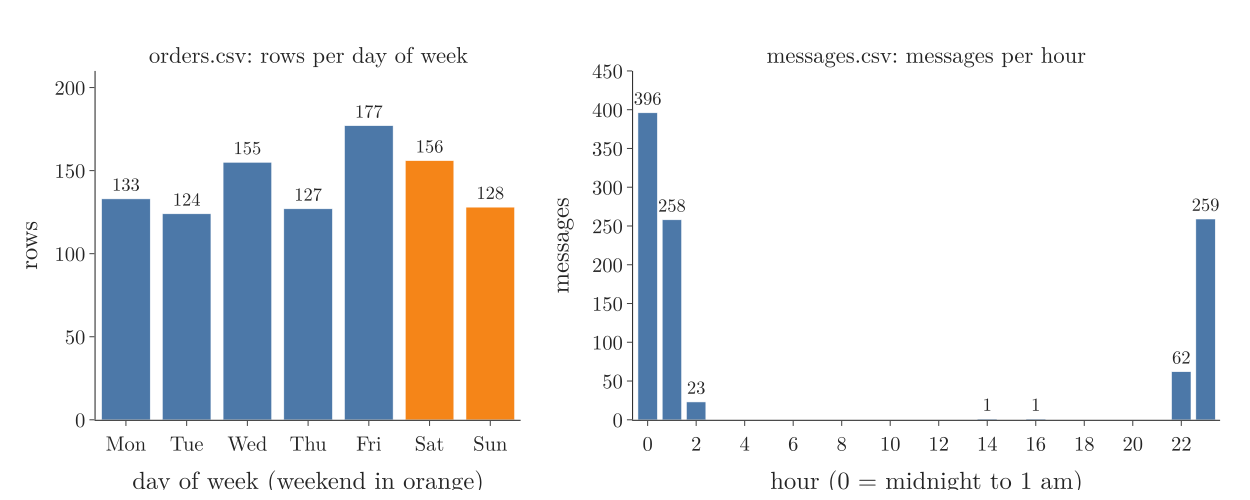

Recreate this plot in Python.
"""Plotly chart for Note ML-033: orders rows per weekday, and messages per hour of the day."""
from pathlib import Path
import pandas as pd
import plotly.graph_objects as go
from plotly.subplots import make_subplots

here = Path(__file__).parent
BLUE, ORANGE = "#4C78A8", "#F58518"
orders = pd.read_csv(here.parent / "data" / "orders.csv", parse_dates=["date"])
messages = pd.read_csv(here.parent / "data" / "messages.csv", parse_dates=["date"])

days = ["Monday", "Tuesday", "Wednesday", "Thursday", "Friday", "Saturday", "Sunday"]
dow = orders["date"].dt.day_name().value_counts().reindex(days)
hour = messages["date"].dt.hour.value_counts().reindex(range(24), fill_value=0)

fig = make_subplots(1, 2, horizontal_spacing=0.1, column_widths=[0.42, 0.58],
                    subplot_titles=["orders.csv: rows per day of week", "messages.csv: messages per hour"])
fig.add_trace(go.Bar(x=[d[:3] for d in days], y=dow.values, text=dow.values, textposition="outside",
                     marker_color=[ORANGE if d in ("Saturday", "Sunday") else BLUE for d in days]), 1, 1)
fig.add_trace(go.Bar(x=hour.index, y=hour.values, text=[v if v else "" for v in hour.values],
                     textposition="outside", marker_color=BLUE), 1, 2)
fig.update_yaxes(title="rows", range=[0, 210], row=1, col=1)
fig.update_yaxes(title="messages", range=[0, 450], row=1, col=2)
fig.update_xaxes(title="day of week (weekend in orange)", row=1, col=1)
fig.update_xaxes(title="hour (0 = midnight to 1 am)", dtick=2, range=[-0.6, 23.6], row=1, col=2)
fig.update_layout(template="simple_white", width=1200, height=480, showlegend=False,
                  font=dict(family="Latin Modern Roman", size=20), margin=dict(l=70, r=20, t=60, b=70))
fig.update_annotations(font_size=22)
fig.update_traces(cliponaxis=False, textfont_size=18)
fig.update_layout(uniformtext_minsize=18, uniformtext_mode="show")
fig.write_image(here / "counts.png", scale=2)
fig.write_image(here / "counts.pdf")
